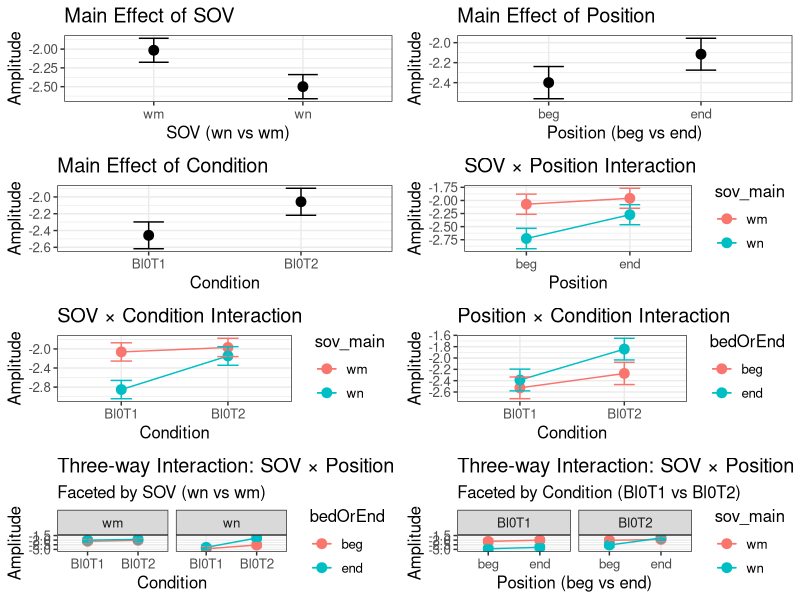
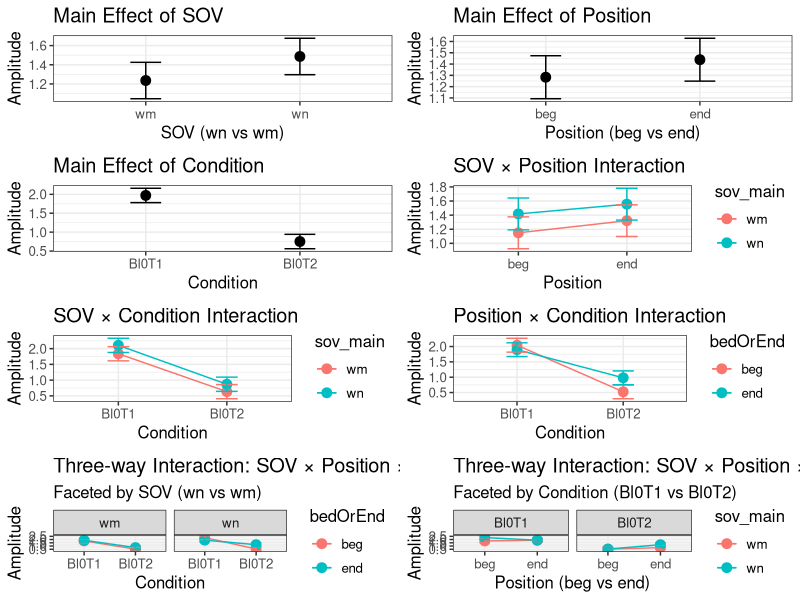
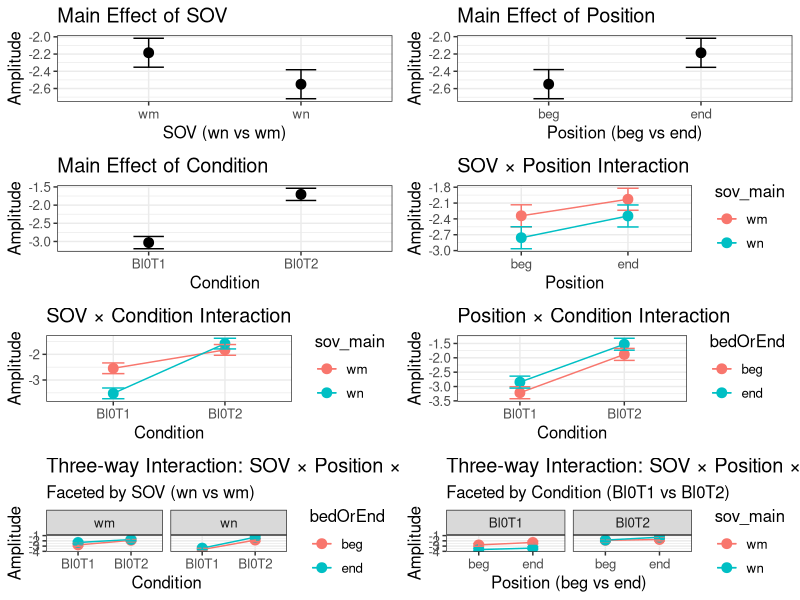
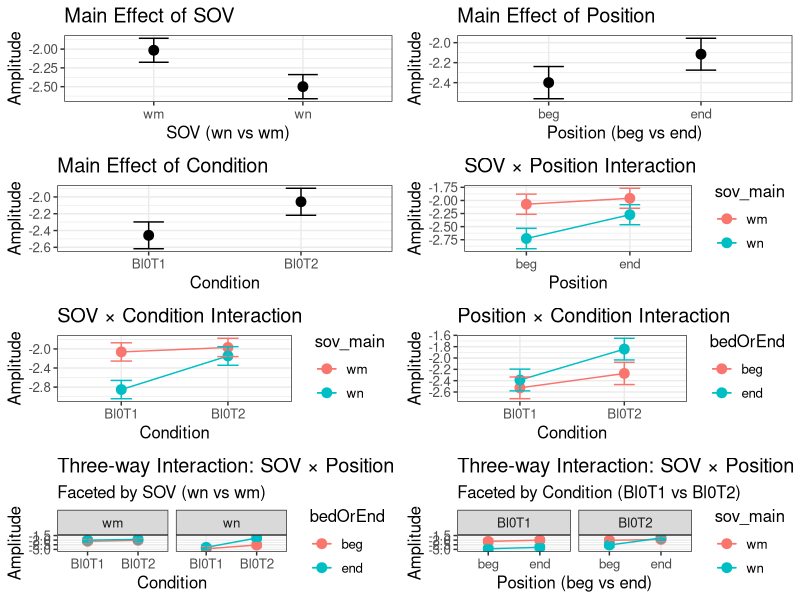
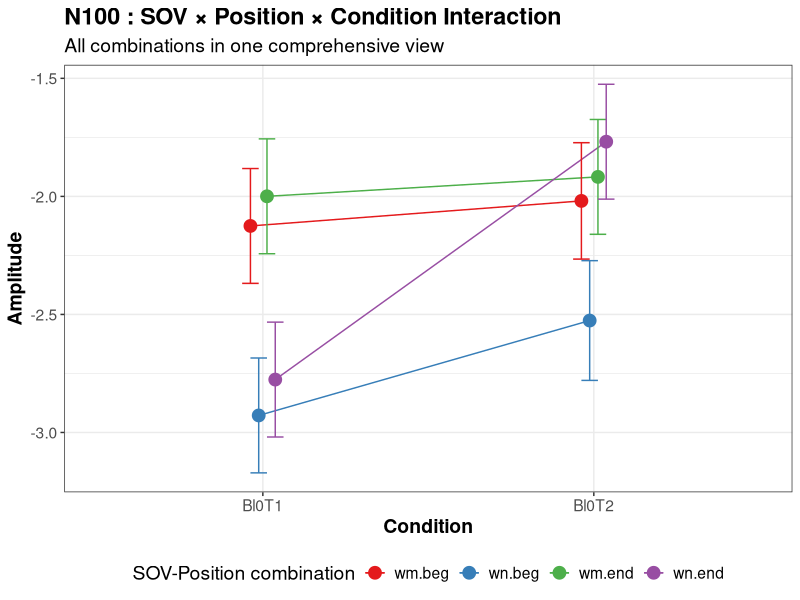
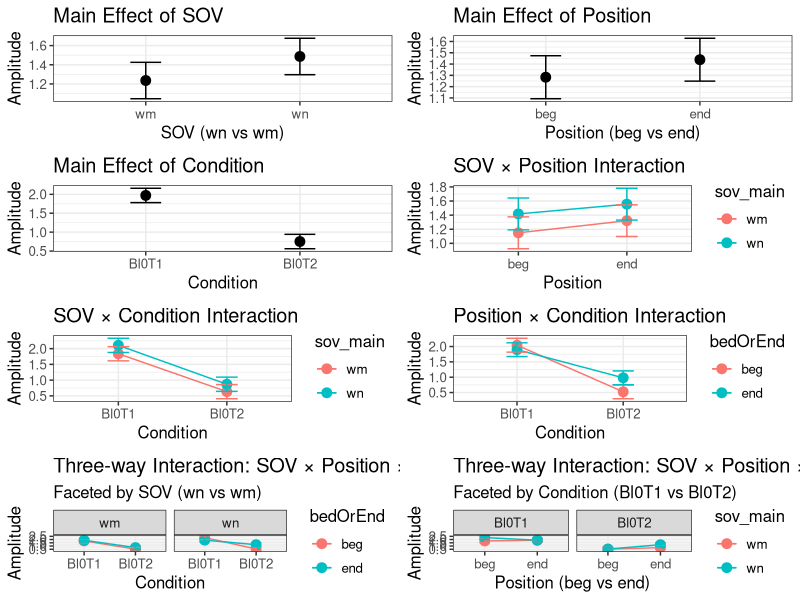
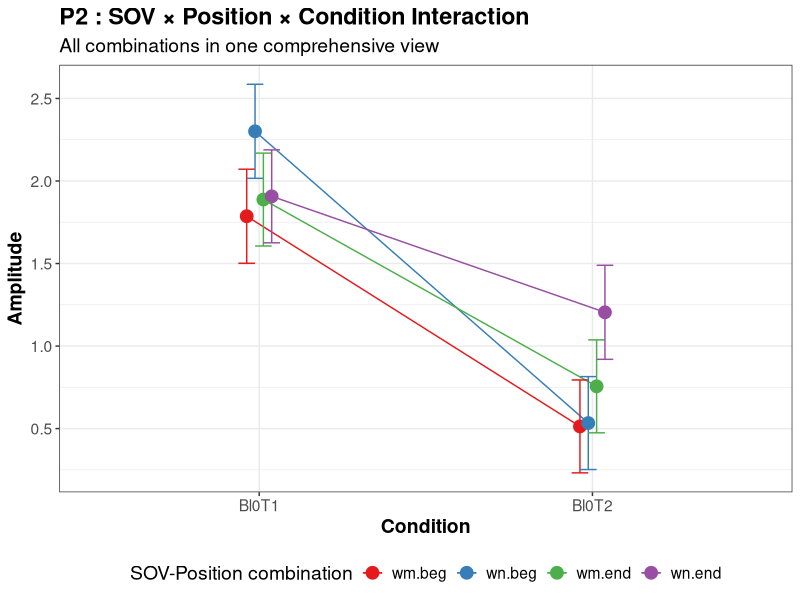
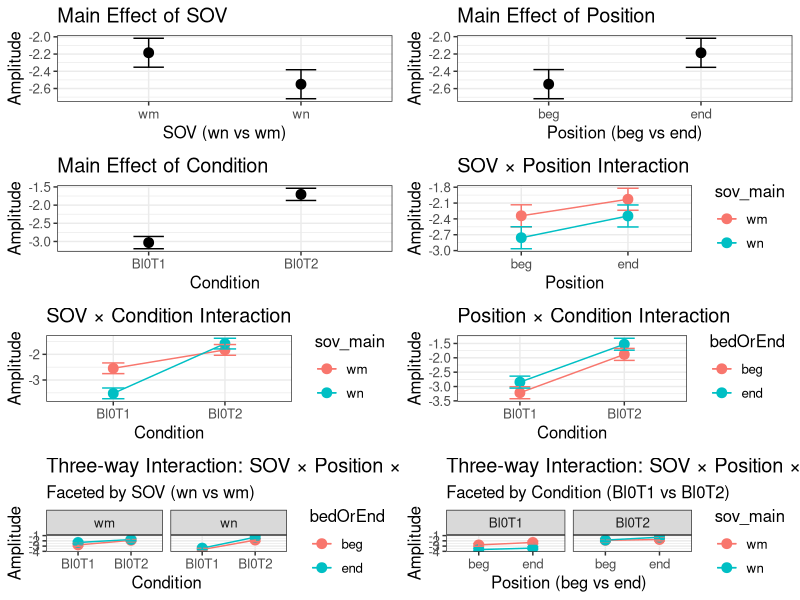

The R source for these figures, in order:
## ---- chunk 1
# run twice 
library(Matrix)
library(lme4)
library(lmtest)
library(dplyr)
library(parallel)
library(bayestestR)
library(glmmTMB)
library(gridExtra)
library(emmeans)
library(ggplot2)
library(ggsignif)

## ---- chunk 2
data <- read.csv("wakefulness_to_R.csv") %>%
 filter(is_peak %in% c(1),
        sov %in% c("wnbeg", "wnend","wmbeg", "wmend"),
        cond %in% c("Bl0T1", "Bl0T2"))

# Create the nested structure
# First extract the main sov factor (wn vs wm)
data$sov_main <- substr(data$sov, 1, 2)
# Then extract the bedOrEnd factor (beg vs end)
data$bedOrEnd <- substr(data$sov, 3, 5)

data$sov <- as.factor(data$sov)
data$sov_main <- as.factor(data$sov_main)
data$bedOrEnd <- as.factor(data$bedOrEnd)
data$component <- as.factor(data$component)
data$is_peak <- as.factor(data$is_peak)
data$cond <- factor(data$cond, 
                    levels = c("Bl0T1", "Bl0T2"), 
                    ordered = TRUE)

N100_data <- subset(data, component == "N100")
P2_data <- subset(data, component == "P2")
N350_data <- subset(data, component == "N350")
## ---- chunk 3
analyze_component <- function(comp_data, comp_name) {
  # Fit models with nested structure
  null_model <- lmer(amplitude ~ 1 + (1|subject), data = comp_data)
  
  # Main effects model with nested factors
  main_effects_model <- lmer(amplitude ~ sov_main + bedOrEnd + cond + (1|subject), data = comp_data)
  
  # Model with interactions between main factors
  interaction_model <- lmer(amplitude ~ sov_main * bedOrEnd * cond + (1|subject), data = comp_data)
  
  # Test for main effects
  sov_main_model <- lmer(amplitude ~ sov_main + (1|subject), data = comp_data)
  sov_main_comparison <- anova(null_model, sov_main_model)
  
  bedOrEnd_model <- lmer(amplitude ~ bedOrEnd + (1|subject), data = comp_data)
  bedOrEnd_comparison <- anova(null_model, bedOrEnd_model)
  
  cond_model <- lmer(amplitude ~ cond + (1|subject), data = comp_data)
  cond_comparison <- anova(null_model, cond_model)
  
  # Test for two-way interactions
  sov_bedOrEnd_model <- lmer(amplitude ~ sov_main * bedOrEnd + (1|subject), data = comp_data)
  sov_bedOrEnd_comparison <- anova(main_effects_model, sov_bedOrEnd_model)
  
  sov_cond_model <- lmer(amplitude ~ sov_main * cond + (1|subject), data = comp_data)
  sov_cond_comparison <- anova(main_effects_model, sov_cond_model)
  
  bedOrEnd_cond_model <- lmer(amplitude ~ bedOrEnd * cond + (1|subject), data = comp_data)
  bedOrEnd_cond_comparison <- anova(main_effects_model, bedOrEnd_cond_model)
  
  # Perform nested model comparisons
  null_vs_main <- anova(null_model, main_effects_model)
  main_vs_interaction <- anova(main_effects_model, interaction_model)
  null_vs_interaction <- anova(null_model, interaction_model)
  
  # Get estimated marginal means
  emm_sov_main <- emmeans(interaction_model, ~ sov_main)
  emm_bedOrEnd <- emmeans(interaction_model, ~ bedOrEnd)
  emm_cond <- emmeans(interaction_model, ~ cond)
  emm_sov_bedOrEnd <- emmeans(interaction_model, ~ sov_main * bedOrEnd)
  emm_sov_cond <- emmeans(interaction_model, ~ sov_main * cond)
  emm_bedOrEnd_cond <- emmeans(interaction_model, ~ bedOrEnd * cond)
  emm_three_way <- emmeans(interaction_model, ~ sov_main * bedOrEnd * cond)
  
  # Convert to data frames for plotting
  emm_sov_main_df <- as.data.frame(emm_sov_main)
  emm_bedOrEnd_df <- as.data.frame(emm_bedOrEnd)
  emm_cond_df <- as.data.frame(emm_cond)
  emm_sov_bedOrEnd_df <- as.data.frame(emm_sov_bedOrEnd)
  emm_sov_cond_df <- as.data.frame(emm_sov_cond)
  emm_bedOrEnd_cond_df <- as.data.frame(emm_bedOrEnd_cond)
  
  # Plots for main effects
  p1 <- ggplot(emm_sov_main_df, aes(x = sov_main, y = emmean)) +
    geom_point(size = 3) +
    geom_errorbar(aes(ymin = emmean - SE, ymax = emmean + SE), width = 0.2) +
    theme_bw() +
    labs(x = "SOV (wn vs wm)", y = "Amplitude", title = "Main Effect of SOV") +
    theme(text = element_text(size = 12))
  
  p2 <- ggplot(emm_bedOrEnd_df, aes(x = bedOrEnd, y = emmean)) +
    geom_point(size = 3) +
    geom_errorbar(aes(ymin = emmean - SE, ymax = emmean + SE), width = 0.2) +
    theme_bw() +
    labs(x = "Position (beg vs end)", y = "Amplitude", title = "Main Effect of Position") +
    theme(text = element_text(size = 12))
  
  p3 <- ggplot(emm_cond_df, aes(x = cond, y = emmean)) +
    geom_point(size = 3) +
    geom_errorbar(aes(ymin = emmean - SE, ymax = emmean + SE), width = 0.2) +
    theme_bw() +
    labs(x = "Condition", y = "Amplitude", title = "Main Effect of Condition") +
    theme(text = element_text(size = 12))
  
  # Plots for two-way interactions
  p4 <- ggplot(emm_sov_bedOrEnd_df, aes(x = bedOrEnd, y = emmean, color = sov_main, group = sov_main)) +
    geom_point(size = 3) +
    geom_line() +
    geom_errorbar(aes(ymin = emmean - SE, ymax = emmean + SE), width = 0.2) +
    theme_bw() +
    labs(x = "Position", y = "Amplitude", title = "SOV × Position Interaction") +
    theme(text = element_text(size = 12))
  
  p5 <- ggplot(emm_sov_cond_df, aes(x = cond, y = emmean, color = sov_main, group = sov_main)) +
    geom_point(size = 3) +
    geom_line() +
    geom_errorbar(aes(ymin = emmean - SE, ymax = emmean + SE), width = 0.2) +
    theme_bw() +
    labs(x = "Condition", y = "Amplitude", title = "SOV × Condition Interaction") +
    theme(text = element_text(size = 12))
  
  p6 <- ggplot(emm_bedOrEnd_cond_df, aes(x = cond, y = emmean, color = bedOrEnd, group = bedOrEnd)) +
    geom_point(size = 3) +
    geom_line() +
    geom_errorbar(aes(ymin = emmean - SE, ymax = emmean + SE), width = 0.2) +
    theme_bw() +
    labs(x = "Condition", y = "Amplitude", title = "Position × Condition Interaction") +
    theme(text = element_text(size = 12))
  
  # Three-way interaction plot
  # Convert the three-way EMM to data frame
  emm_three_way_df <- as.data.frame(emm_three_way)
  
  # Method 1: Faceted plot by sov_main and bedOrEnd
  p7 <- ggplot(emm_three_way_df, aes(x = cond, y = emmean, color = bedOrEnd, group = bedOrEnd)) +
    geom_point(size = 3) +
    geom_line() +
    geom_errorbar(aes(ymin = emmean - SE, ymax = emmean + SE), width = 0.2) +
    facet_grid(~ sov_main) +
    theme_bw() +
    labs(x = "Condition", y = "Amplitude", 
         title = "Three-way Interaction: SOV × Position × Condition",
         subtitle = "Faceted by SOV (wn vs wm)") +
    theme(text = element_text(size = 12))
  
  # Method 2: Alternative view - faceted by condition
  p8 <- ggplot(emm_three_way_df, aes(x = bedOrEnd, y = emmean, color = sov_main, group = sov_main)) +
    geom_point(size = 3) +
    geom_line() +
    geom_errorbar(aes(ymin = emmean - SE, ymax = emmean + SE), width = 0.2) +
    facet_grid(~ cond) +
    theme_bw() +
    labs(x = "Position (beg vs end)", y = "Amplitude", 
         title = "Three-way Interaction: SOV × Position × Condition",
         subtitle = "Faceted by Condition (Bl0T1 vs Bl0T2)") +
    theme(text = element_text(size = 12))
  
  # Display plots
  plots <- grid.arrange(p1, p2, p3, p4, p5, p6, p7, p8, ncol = 2)
  
  # Return results
  if(null_vs_interaction$`Pr(>Chisq)`[2] < 0.05) {
    return(list(
      component = comp_name,
      null_vs_main = null_vs_main,
      main_vs_interaction = main_vs_interaction,
      null_vs_interaction = null_vs_interaction,
      sov_main_effect = sov_main_comparison,
      bedOrEnd_effect = bedOrEnd_comparison,
      cond_effect = cond_comparison,
      sov_bedOrEnd_interaction = sov_bedOrEnd_comparison,
      sov_cond_interaction = sov_cond_comparison,
      bedOrEnd_cond_interaction = bedOrEnd_cond_comparison,
      interaction_model_summary = summary(interaction_model),
      interaction_model = interaction_model,
      plots = plots
    ))
  } else {
    return(list(
      component = comp_name,
      null_vs_main = null_vs_main,
      main_vs_interaction = main_vs_interaction,
      null_vs_interaction = null_vs_interaction,
      message = "Null model is not significantly different from interaction model",
      plots = plots
    ))
  }
}

# Print results function
print_results <- function(results) {
  cat("\n__Results for", results$component, ":__\n")
  cat("____________________________________\n")
  
  cat("\n__Model Comparisons:__\n")
  cat("\nNull vs Main Effects Model:\n")
  print(results$null_vs_main)
  
  cat("\nMain Effects vs Interaction Model:\n")
  print(results$main_vs_interaction)
  
  cat("\nNull vs Interaction Model:\n")
  print(results$null_vs_interaction)
  
  if(!is.null(results$message)) {
    cat("\n", results$message, "\n")
  } else {
    cat("\n__Main Effects:__\n")
    cat("\nMain effect of SOV (wn vs wm):\n")
    print(results$sov_main_effect)
    
    cat("\nMain effect of Position (beg vs end):\n")
    print(results$bedOrEnd_effect)
    
    cat("\nMain effect of Condition:\n")
    print(results$cond_effect)
    
    cat("\n__Two-way Interactions:__\n")
    cat("\nSOV × Position Interaction:\n")
    print(results$sov_bedOrEnd_interaction)
    
    cat("\nSOV × Condition Interaction:\n")
    print(results$sov_cond_interaction)
    
    cat("\nPosition × Condition Interaction:\n")
    print(results$bedOrEnd_cond_interaction)
    
    cat("\n__Full model summary:__\n")
    print(results$interaction_model_summary)
    
    # Add emmeans analyses
    cat("\n__Estimated Marginal Means:__\n")
    
    cat("\nSOV (wn vs wm):\n")
    print(emmeans(results$interaction_model, ~ sov_main))
    
    cat("\nPosition (beg vs end):\n")
    print(emmeans(results$interaction_model, ~ bedOrEnd))
    
    cat("\nCondition:\n")
    print(emmeans(results$interaction_model, ~ cond))
    
    cat("\nSOV × Position:\n")
    print(emmeans(results$interaction_model, ~ sov_main * bedOrEnd))
    
    cat("\nSOV × Condition:\n")
    print(emmeans(results$interaction_model, ~ sov_main * cond))
    
    cat("\nPosition × Condition:\n")
    print(emmeans(results$interaction_model, ~ bedOrEnd * cond))
    
    cat("\nThree-way interaction (SOV × Position × Condition):\n")
    print(emmeans(results$interaction_model, ~ sov_main * bedOrEnd * cond))
    
    # Add pairwise comparisons
    cat("\n__Pairwise Comparisons:__\n")
    
    cat("\nSOV (wn vs wm):\n")
    print(pairs(emmeans(results$interaction_model, ~ sov_main)))
    
    cat("\nPosition (beg vs end):\n")
    print(pairs(emmeans(results$interaction_model, ~ bedOrEnd)))
    
    cat("\nCondition:\n")
    print(pairs(emmeans(results$interaction_model, ~ cond)))
  }
}

# Function to save results
save_results <- function(results, component_name) {
  # Save plots to PDF
  pdf(paste0(component_name, "_plots.pdf"), width = 12, height = 12)
  grid.arrange(results$plots)
  dev.off()
  
  # Save three-way interaction plot separately for better visibility
  pdf(paste0(component_name, "_three_way_interaction.pdf"), width = 10, height = 8)
  # Extract the emmeans for three-way interaction
  emm_three_way <- emmeans(results$interaction_model, ~ sov_main * bedOrEnd * cond)
  emm_three_way_df <- as.data.frame(emm_three_way)
  
  # Create a comprehensive three-way interaction plot
  p_combined <- ggplot(emm_three_way_df, aes(x = cond, y = emmean, color = interaction(sov_main, bedOrEnd), group = interaction(sov_main, bedOrEnd))) +
    geom_point(size = 4, position = position_dodge(width = 0.1)) +
    geom_line(position = position_dodge(width = 0.1)) +
    geom_errorbar(aes(ymin = emmean - SE, ymax = emmean + SE), width = 0.2, position = position_dodge(width = 0.1)) +
    scale_color_brewer(palette = "Set1", name = "SOV-Position combination") +
    theme_bw() +
    labs(x = "Condition", y = "Amplitude", 
         title = paste(component_name, ": SOV × Position × Condition Interaction"),
         subtitle = "All combinations in one comprehensive view") +
    theme(text = element_text(size = 14),
          legend.position = "bottom",
          plot.title = element_text(face = "bold"),
          axis.title = element_text(face = "bold"))
  
  print(p_combined)
  dev.off()
  
  # Save text results to file
  sink(paste0(component_name, "_results.txt"))
  
  cat("\nResults for", component_name, ":\n")
  
  cat("\n__Model Comparisons:__\n")
  cat("\nNull vs Main Effects Model:\n")
  print(results$null_vs_main)
  
  cat("\nMain Effects vs Interaction Model:\n")
  print(results$main_vs_interaction)
  
  cat("\nNull vs Interaction Model:\n")
  print(results$null_vs_interaction)
  
  if(!is.null(results$message)) {
    cat("\n", results$message, "\n")
  } else {
    cat("\n__Main Effects:__\n")
    cat("\nMain effect of SOV (wn vs wm):\n")
    print(results$sov_main_effect)
    
    cat("\nMain effect of Position (beg vs end):\n")
    print(results$bedOrEnd_effect)
    
    cat("\nMain effect of Condition:\n")
    print(results$cond_effect)
    
    cat("\n__Two-way Interactions:__\n")
    cat("\nSOV × Position Interaction:\n")
    print(results$sov_bedOrEnd_interaction)
    
    cat("\nSOV × Condition Interaction:\n")
    print(results$sov_cond_interaction)
    
    cat("\nPosition × Condition Interaction:\n")
    print(results$bedOrEnd_cond_interaction)
    
    cat("\n__Full model summary:__\n")
    print(results$interaction_model_summary)
    
    # Add emmeans analyses
    cat("\n__Estimated Marginal Means:__\n")
    
    cat("\nSOV (wn vs wm):\n")
    print(emmeans(results$interaction_model, ~ sov_main))
    
    cat("\nPosition (beg vs end):\n")
    print(emmeans(results$interaction_model, ~ bedOrEnd))
    
    cat("\nCondition:\n")
    print(emmeans(results$interaction_model, ~ cond))
    
    cat("\nSOV × Position:\n")
    print(emmeans(results$interaction_model, ~ sov_main * bedOrEnd))
    
    cat("\nSOV × Condition:\n")
    print(emmeans(results$interaction_model, ~ sov_main * cond))
    
    cat("\nPosition × Condition:\n")
    print(emmeans(results$interaction_model, ~ bedOrEnd * cond))
    
    cat("\nThree-way interaction (SOV × Position × Condition):\n")
    print(emmeans(results$interaction_model, ~ sov_main * bedOrEnd * cond))
    
    # Add pairwise comparisons
    cat("\n__Pairwise Comparisons:__\n")
    
    cat("\nSOV (wn vs wm):\n")
    print(pairs(emmeans(results$interaction_model, ~ sov_main)))
    
    cat("\nPosition (beg vs end):\n")
    print(pairs(emmeans(results$interaction_model, ~ bedOrEnd)))
    
    cat("\nCondition:\n")
    print(pairs(emmeans(results$interaction_model, ~ cond)))
  }
  
  sink()
}
## ---- chunk 4
N100_results <- analyze_component(N100_data, "N100")
P2_results <- analyze_component(P2_data, "P2")
N350_results <- analyze_component(N350_data, "N350")


print_results(N100_results)
print_results(P2_results)
print_results(N350_results)


# Save results for each component
save_results(N100_results, "N100")
save_results(P2_results, "P2")
save_results(N350_results, "N350")
